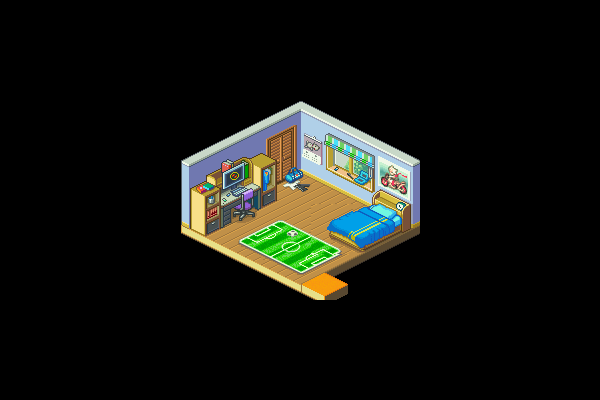

Below is a game level as drawn by its tile map, then a one-line description and the .tmx that defines it (tile-layer data replaced by summaries):
An orthogonal 20x20 tile map with 30x20 px tiles, 4 tile layers (Background, Graphics, Building, Top_Layer), 2 tilesets and 4 objects (Wall, 1).

<map version="1.2" tiledversion="1.2.4" orientation="orthogonal" renderorder="left-down" width="20" height="20" tilewidth="30" tileheight="20" infinite="0" nextlayerid="28" nextobjectid="46">
 <tileset firstgid="1" name="LAN" tilewidth="30" tileheight="20" tilecount="440" columns="20">
  <image source="LAN.png" width="605" height="450" />
 </tileset>
 <tileset firstgid="441" source="Room/LansRoom_Grega.tsx" />
 <layer id="1" name="Background" width="20" height="20">
  <data>[400 cells, 80 non-empty, 80 distinct tile ids]</data>
 </layer>
 <layer id="2" name="Graphics" width="20" height="20">
  <data>[400 cells, 0 non-empty, 0 distinct tile ids]</data>
 </layer>
 <layer id="24" name="Building" width="20" height="20">
  <data>[400 cells, 0 non-empty, 0 distinct tile ids]</data>
 </layer>
 <layer id="25" name="Top_Layer" width="20" height="20">
  <data>[400 cells, 0 non-empty, 0 distinct tile ids]</data>
 </layer>
 <objectgroup id="3" name="Wall">
  <object id="42" x="361.818" y="252.545">
   <polyline points="0,0 -36.5455,19.2727 -14.3636,31.8182" />
  </object>
  <object id="43" x="324.182" y="296.182">
   <polyline points="0,0 -119.455,-59.2727 -93.0909,-72.5455 -87.4545,-73.4545 -84.3636,-73.4545 -80,-75.0909 -76.1818,-76.5455 -72.3636,-77.8182 -67.2727,-80.9091 -66.1818,-84.7273 -65.4545,-86.7273 -46.9091,-94.3636 -46.9091,-112.182 -38.3636,-116.182 -34.1818,-113.273 -18.3636,-120.545 54.9091,-82.7273" />
  </object>
  <object id="45" name="Wall" x="365.364" y="206.545">
   <polyline points="0,0 -37.4545,16.6364 -36.9091,29.4545 -3.54545,45.9091" />
  </object>
 </objectgroup>
 <objectgroup id="26" name="Filter" />
 <objectgroup id="27" name="NPC" />
 <objectgroup id="11" name="Door">
  <object id="25" name="Door" type="1" x="324.822" y="288.458" width="23.8675" height="4.82878">
   <properties>
    <property name="Angle" type="float" value="-27.48" />
    <property name="Change_sound" type="bool" value="false" />
    <property name="Sound" type="int" value="1" />
    <property name="SpawnLoc" type="int" value="1" />
    <property name="x_d" type="int" value="318" />
    <property name="y_d" type="int" value="278" />
   </properties>
  </object>
 </objectgroup>
</map>
